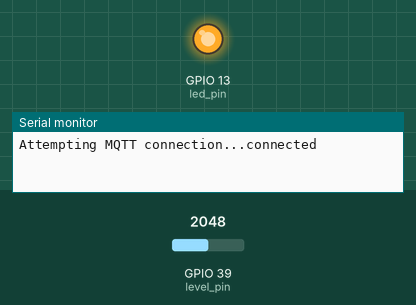
This sketch was run on a simulated ESP32. On the bench: output pins drawn as LEDs (lit = HIGH), the last lines printed to the serial monitor. Inputs (shaded band) come from the test bench; at power-on: GPIO 39 (level_pin) = 2048. WiFi joins after 1.5 s; servers stay silent unless stated; no MQTT or app messages arrive unless stated.

Above: at 15.7 s.
At 45.0 s:
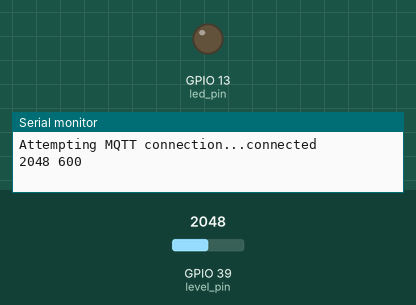
Timing chart, 0 to 79.5 s (numbered marks = the images above):
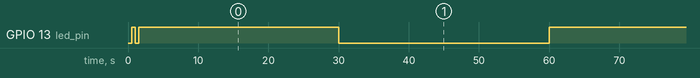

The sketch:

FountainMQTT.ino
```cpp
#include <WiFi.h>
#include <ESPmDNS.h>
#include <WiFiUdp.h>
#include <ArduinoOTA.h>
#include <PubSubClient.h>

const char* ssid        = "";
const char* password    = "";
const char* mqtt_server = "192.168.86.121";
const char* topic       = "kitchen/fountain/level";
const char* lwt_topic   = "kitchen/fountain/available";
const int   level_pin   = A3;
const int   led_pin     = 13;

WiFiClient espClient;
PubSubClient mqtt_client(espClient);

bool led_state = false;
long last_send = 0;

// smoothing via average
const int numReadings = 10;
int readings[numReadings];
int readIndex = 0;
int total = 0;

void setup() {
  Serial.begin(115200);
  analogSetPinAttenuation(level_pin, ADC_11db);
  pinMode(led_pin, OUTPUT);

  int initialRead = analogRead(level_pin);
  total = initialRead * numReadings;
  for (int thisReading = 0; thisReading < numReadings; thisReading++) {
    readings[thisReading] = initialRead;
  }

  connect_wifi();

  ArduinoOTA.setHostname("fountain");
  ArduinoOTA.setPasswordHash("e4af7c17be96d50f0c4766bffc337beb");
  ArduinoOTA.begin();

  mqtt_client.setServer(mqtt_server, 1883);
}

void toggle_led() {
  led_state = !led_state;
  digitalWrite(led_pin, led_state);
}

void connect_wifi() {
  WiFi.disconnect();
  WiFi.begin(ssid, password);
  while (WiFi.status() != WL_CONNECTED) {
    delay(500);
    toggle_led();
  }
}

void reconnect_mqtt() {
  while (!mqtt_client.connected()) {
    Serial.print("Attempting MQTT connection...");
    if (mqtt_client.connect("ESP32Client", lwt_topic, 0, true, "offline")) {
      Serial.println("connected");
    } else {
      Serial.print("failed, rc=");
      Serial.println(mqtt_client.state());
      delay(5000);
    }
  }
  mqtt_client.publish(lwt_topic, "online", true);
}

void loop() {
  if (WiFi.status() != WL_CONNECTED) {
    connect_wifi();
  }

  if (!mqtt_client.connected()) {
    reconnect_mqtt();
  }

  ArduinoOTA.handle();
  mqtt_client.loop();

  long now = millis();
  long delta = now - last_send;
  if (abs(delta) > 30000) { // 30 sec between sends
    last_send = now;
    toggle_led();

    int currentTotal = 0;
    for (int i = 0; i < numReadings; i++) {
      currentTotal = currentTotal + analogRead(level_pin);
      delay(1000);
    }

    total = total - readings[readIndex];
    readings[readIndex] = currentTotal / numReadings;
    total = total + readings[readIndex];
    int average = total / numReadings;
    Serial.print(average);
    Serial.print(" ");

    readIndex = readIndex + 1;
    if (readIndex >= numReadings) {
      readIndex = 0;
    }

    int level = map(average, 0, 4095, 0, 1200); // convert to ~mm of liquid * 10
    char msg[5];
    snprintf(msg, 5, "%i", level);

    Serial.println(msg);
    mqtt_client.publish(topic, msg);
  }
}
```

Measured:
- by itself, GPIO 13 (led_pin): repeats every 58.5 s: HIGH 28.5 s, LOW 30.0 s
